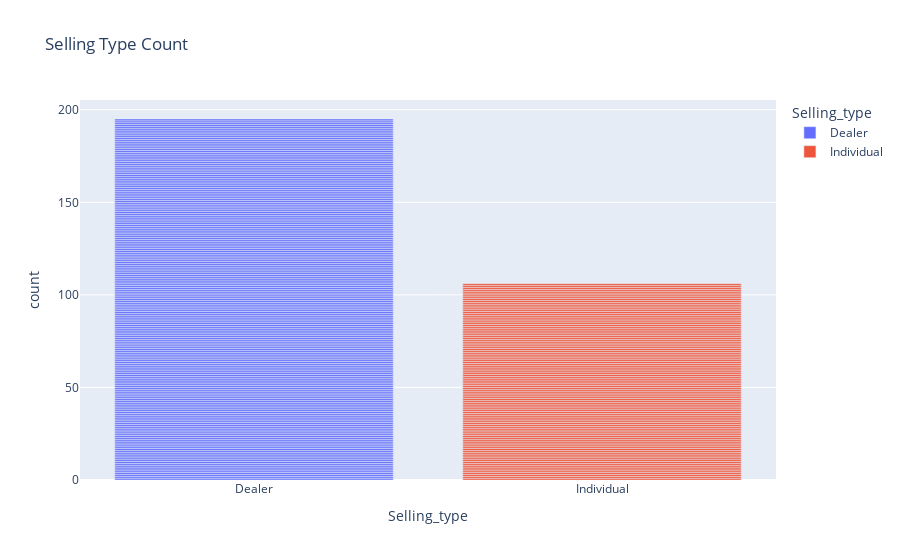

The code cell stored with this chart in its notebook:
### Markdown cell above
3) Percentage

### Code cell
px.bar(df,"Selling_type",title="Selling Type Count",color="Selling_type")

### Figure 1 — Plotly figure (JSON) as saved in the notebook; plotly's stock layout.template omitted (floating-point values rounded to 4 significant figures; data arrays with more than 128 entries replaced by an {"elided": "..."} marker saying what was removed)
{"data": [{"alignmentgroup": "True", "hovertemplate": "Selling_type=%{x}<br>count=%{y}<extra></extra>", "legendgroup": "Dealer", "marker": {"color": "#636efa", "pattern": {"shape": ""}}, "name": "Dealer", "offsetgroup": "Dealer", "orientation": "v", "showlegend": true, "textposition": "auto", "x": {"elided": "195 str values"}, "xaxis": "x", "y": {"elided": "195 int values"}, "yaxis": "y", "type": "bar"}, {"alignmentgroup": "True", "hovertemplate": "Selling_type=%{x}<br>count=%{y}<extra></extra>", "legendgroup": "Individual", "marker": {"color": "#EF553B", "pattern": {"shape": ""}}, "name": "Individual", "offsetgroup": "Individual", "orientation": "v", "showlegend": true, "textposition": "auto", "x": ["Individual", "Individual", "Individual", "Individual", "Individual", "Individual", "Individual", "Individual", "Individual", "Individual", "Individual", "Individual", "Individual", "Individual", "Individual", "Individual", "Individual", "Individual", "Individual", "Individual", "Individual", "Individual", "Individual", "Individual", "Individual", "Individual", "Individual", "Individual", "Individual", "Individual", "Individual", "Individual", "Individual", "Individual", "Individual", "Individual", "Individual", "Individual", "Individual", "Individual", "Individual", "Individual", "Individual", "Individual", "Individual", "Individual", "Individual", "Individual", "Individual", "Individual", "Individual", "Individual", "Individual", "Individual", "Individual", "Individual", "Individual", "Individual", "Individual", "Individual", "Individual", "Individual", "Individual", "Individual", "Individual", "Individual", "Individual", "Individual", "Individual", "Individual", "Individual", "Individual", "Individual", "Individual", "Individual", "Individual", "Individual", "Individual", "Individual", "Individual", "Individual", "Individual", "Individual", "Individual", "Individual", "Individual", "Individual", "Individual", "Individual", "Individual", "Individual", "Individual", "Individual", "Individual", "Individual", "Individual", "Individual", "Individual", "Individual", "Individual", "Individual", "Individual", "Individual", "Individual", "Individual", "Individual"], "xaxis": "x", "y": [1, 1, 1, 1, 1, 1, 1, 1, 1, 1, 1, 1, 1, 1, 1, 1, 1, 1, 1, 1, 1, 1, 1, 1, 1, 1, 1, 1, 1, 1, 1, 1, 1, 1, 1, 1, 1, 1, 1, 1, 1, 1, 1, 1, 1, 1, 1, 1, 1, 1, 1, 1, 1, 1, 1, 1, 1, 1, 1, 1, 1, 1, 1, 1, 1, 1, 1, 1, 1, 1, 1, 1, 1, 1, 1, 1, 1, 1, 1, 1, 1, 1, 1, 1, 1, 1, 1, 1, 1, 1, 1, 1, 1, 1, 1, 1, 1, 1, 1, 1, 1, 1, 1, 1, 1, 1], "yaxis": "y", "type": "bar"}], "layout": {"xaxis": {"anchor": "y", "domain": [0.0, 1.0], "title": {"text": "Selling_type"}, "categoryorder": "array", "categoryarray": ["Dealer", "Individual"]}, "yaxis": {"anchor": "x", "domain": [0.0, 1.0], "title": {"text": "count"}}, "legend": {"title": {"text": "Selling_type"}, "tracegroupgap": 0}, "title": {"text": "Selling Type Count"}, "barmode": "relative"}}
